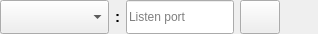
<?xml version="1.0" encoding="UTF-8"?>
<ui version="4.0">
 <class>NetworkSettingsWidget</class>
 <widget class="QWidget" name="NetworkSettingsWidget">
  <property name="geometry">
   <rect>
    <x>0</x>
    <y>0</y>
    <width>318</width>
    <height>34</height>
   </rect>
  </property>
  <property name="sizePolicy">
   <sizepolicy hsizetype="Minimum" vsizetype="Minimum">
    <horstretch>0</horstretch>
    <verstretch>0</verstretch>
   </sizepolicy>
  </property>
  <property name="windowTitle">
   <string>Form</string>
  </property>
  <layout class="QGridLayout" name="gridLayout_3">
   <property name="leftMargin">
    <number>0</number>
   </property>
   <property name="topMargin">
    <number>0</number>
   </property>
   <property name="rightMargin">
    <number>0</number>
   </property>
   <property name="bottomMargin">
    <number>0</number>
   </property>
   <item row="0" column="0">
    <layout class="QHBoxLayout" name="horizontalLayout_2">
     <property name="spacing">
      <number>6</number>
     </property>
     <item>
      <widget class="QStackedWidget" name="stackedWidget">
       <property name="sizePolicy">
        <sizepolicy hsizetype="Minimum" vsizetype="Minimum">
         <horstretch>0</horstretch>
         <verstretch>0</verstretch>
        </sizepolicy>
       </property>
       <property name="currentIndex">
        <number>0</number>
       </property>
       <widget class="QWidget" name="pageEdit">
        <property name="sizePolicy">
         <sizepolicy hsizetype="Minimum" vsizetype="Minimum">
          <horstretch>0</horstretch>
          <verstretch>0</verstretch>
         </sizepolicy>
        </property>
        <layout class="QHBoxLayout" name="horizontalLayout">
         <property name="leftMargin">
          <number>0</number>
         </property>
         <property name="topMargin">
          <number>0</number>
         </property>
         <property name="rightMargin">
          <number>0</number>
         </property>
         <property name="bottomMargin">
          <number>0</number>
         </property>
         <item>
          <widget class="QComboBox" name="comboBoxLocalAddress">
           <property name="sizePolicy">
            <sizepolicy hsizetype="MinimumExpanding" vsizetype="Minimum">
             <horstretch>0</horstretch>
             <verstretch>0</verstretch>
            </sizepolicy>
           </property>
           <property name="toolTip">
            <string>The selected address.</string>
           </property>
          </widget>
         </item>
         <item>
          <widget class="QLabel" name="label">
           <property name="sizePolicy">
            <sizepolicy hsizetype="Minimum" vsizetype="Minimum">
             <horstretch>0</horstretch>
             <verstretch>0</verstretch>
            </sizepolicy>
           </property>
           <property name="font">
            <font>
             <pointsize>11</pointsize>
             <weight>75</weight>
             <bold>true</bold>
            </font>
           </property>
           <property name="text">
            <string>:</string>
           </property>
          </widget>
         </item>
         <item>
          <widget class="QLineEdit" name="lineEditLocalPort">
           <property name="sizePolicy">
            <sizepolicy hsizetype="MinimumExpanding" vsizetype="Minimum">
             <horstretch>0</horstretch>
             <verstretch>0</verstretch>
            </sizepolicy>
           </property>
           <property name="toolTip">
            <string>The selected port.</string>
           </property>
           <property name="maxLength">
            <number>6</number>
           </property>
           <property name="placeholderText">
            <string>Listen port</string>
           </property>
          </widget>
         </item>
         <item>
          <widget class="QPushButton" name="pushButtonSave">
           <property name="sizePolicy">
            <sizepolicy hsizetype="Minimum" vsizetype="Minimum">
             <horstretch>0</horstretch>
             <verstretch>0</verstretch>
            </sizepolicy>
           </property>
           <property name="toolTip">
            <string>Edit network settings</string>
           </property>
           <property name="text">
            <string/>
           </property>
           <property name="icon">
            <iconset resource="../resources/icons.qrc">
             <normaloff>:/icons/yes.svg</normaloff>:/icons/yes.svg</iconset>
           </property>
           <property name="checkable">
            <bool>false</bool>
           </property>
          </widget>
         </item>
        </layout>
       </widget>
       <widget class="QWidget" name="pageView">
        <property name="sizePolicy">
         <sizepolicy hsizetype="Minimum" vsizetype="Minimum">
          <horstretch>0</horstretch>
          <verstretch>0</verstretch>
         </sizepolicy>
        </property>
        <layout class="QGridLayout" name="gridLayout_2">
         <property name="leftMargin">
          <number>0</number>
         </property>
         <property name="topMargin">
          <number>0</number>
         </property>
         <property name="rightMargin">
          <number>0</number>
         </property>
         <property name="bottomMargin">
          <number>0</number>
         </property>
         <property name="spacing">
          <number>0</number>
         </property>
         <item row="0" column="0">
          <widget class="QPushButton" name="pushButtonEdit">
           <property name="sizePolicy">
            <sizepolicy hsizetype="Minimum" vsizetype="Minimum">
             <horstretch>0</horstretch>
             <verstretch>0</verstretch>
            </sizepolicy>
           </property>
           <property name="text">
            <string>N/A</string>
           </property>
          </widget>
         </item>
        </layout>
       </widget>
      </widget>
     </item>
     <item>
      <widget class="LightWidget" name="widgetStatus" native="true">
       <property name="sizePolicy">
        <sizepolicy hsizetype="Minimum" vsizetype="Minimum">
         <horstretch>0</horstretch>
         <verstretch>0</verstretch>
        </sizepolicy>
       </property>
       <property name="minimumSize">
        <size>
         <width>32</width>
         <height>32</height>
        </size>
       </property>
       <property name="toolTip">
        <string>Validity of port. Green means OK.</string>
       </property>
      </widget>
     </item>
    </layout>
   </item>
  </layout>
 </widget>
 <customwidgets>
  <customwidget>
   <class>LightWidget</class>
   <extends>QWidget</extends>
   <header location="global">widgets/LightWidget.hpp</header>
   <container>1</container>
  </customwidget>
 </customwidgets>
 <resources>
  <include location="../resources/icons.qrc"/>
  <include location="../resources/icons.qrc"/>
 </resources>
 <connections/>
</ui>
